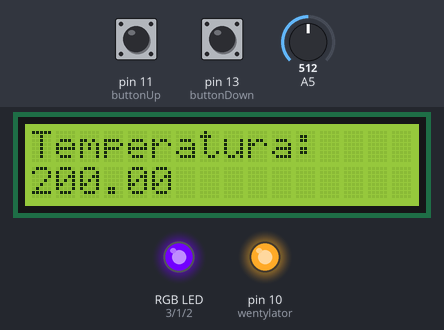
This program was run on a simulated Arduino Uno, built with avr-gcc and run on an emulated ATmega328P. On the bench: 16×2 character LCD, an RGB LED mixed from three pins (HIGH = lit), output pins drawn as LEDs (lit = HIGH). Inputs (shaded band) come from the test bench; at power-on: pin 11 (buttonUp) HIGH, A5 = 512, pin 13 (buttonDown) HIGH.

Above: at 1.2 s.
1.3 s: pin 11 (buttonUp) pulled LOW for 0.15 s
At 2.6 s:
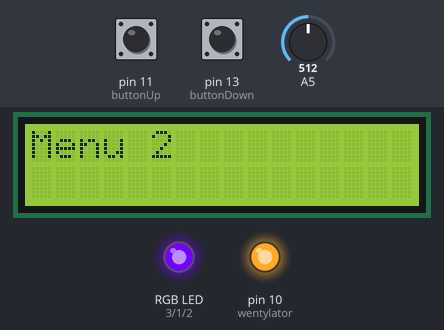
2.9 s: A5 set to 716
At 4.1 s:
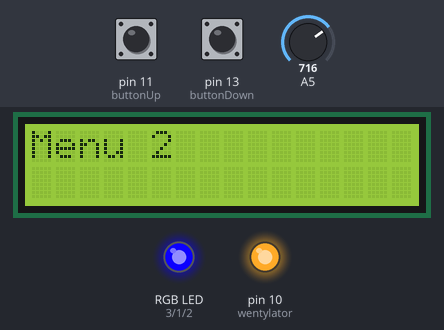
4.4 s: pin 13 (buttonDown) pulled LOW for 0.15 s
At 5.1 s:
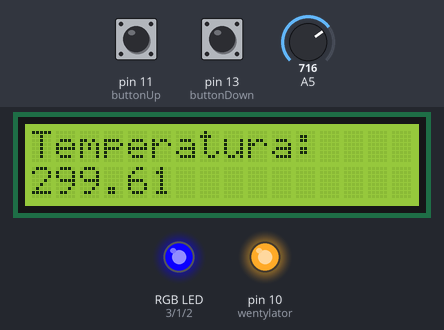
6.0 s: A5 set to 900
At 6.7 s:
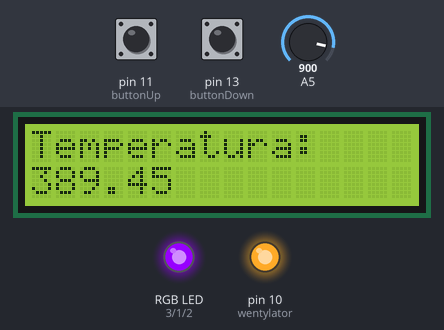
7.5 s: A5 set to 1023
At 7.9 s:
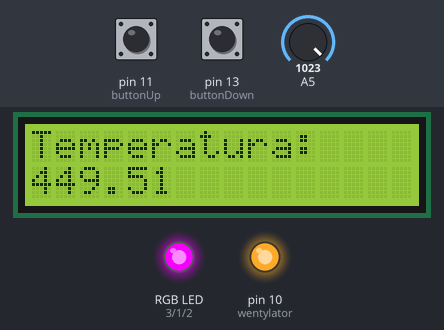
9.0 s: pin 13 (buttonDown) pulled LOW for 1 s
At 11.0 s:
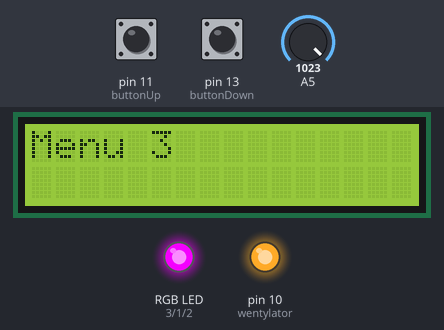
Timing chart, 0 to 12.5 s (numbered marks = the images above; inputs shaded):
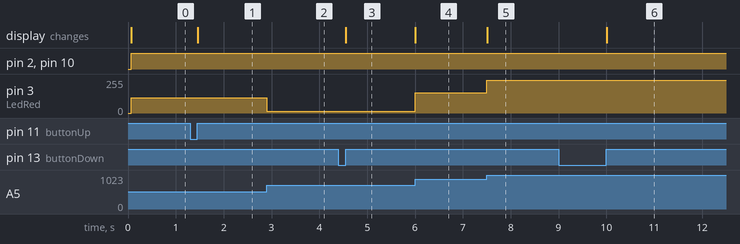

The program:

main.cpp
```cpp
#include <Arduino.h>
#include <LiquidCrystal.h>
#define LedGreen 1
#define LedBlue 2
#define LedRed 3
#define buttonUp    11
#define buttonDown  13
#define buttonOK  12
#define wentylator 10
LiquidCrystal lcd(9, 8, 7, 6, 5, 4);
int menu=1;
bool psButtonUp = LOW;
bool psButtonDown = LOW;
float temperature;

void lcdClear(void);

void changeMenu(void){
  if(digitalRead(buttonUp) == HIGH && psButtonUp == LOW){
    psButtonUp = HIGH;
    menu=menu+1;
    if(menu>3){
      menu=1;
    }
    lcd.clear();
  }
  if(digitalRead(buttonDown) == HIGH && psButtonDown == LOW) {
    psButtonDown = HIGH;
    menu=menu-1;
    if(menu<1){
      menu=3;
    }
    lcd.clear();
  }
  psButtonUp = digitalRead(buttonUp);
  psButtonDown = digitalRead(buttonDown);
}

void setup(void){
  lcd.begin(16, 2);
  pinMode(buttonUp, INPUT_PULLUP);
  pinMode(buttonDown, INPUT_PULLUP);
  pinMode(buttonOK, INPUT_PULLUP);
  pinMode(LedRed, OUTPUT);
  pinMode(LedGreen, OUTPUT);
  pinMode(LedBlue, OUTPUT);
  pinMode(wentylator,OUTPUT);
  analogWrite(wentylator,0);
}

void loop(void) {
  dispMenu();
  changeMenu();
  readTemperature();
  changeRGBLed();
  runFUN();
}
void changeRGBLed(void){
  float change = (temperature + 40.0f) * 255.0f / (125.0f + 40.0f);
  analogWrite(LedRed, 0+change);
  analogWrite(LedGreen, 0);
  analogWrite(LedBlue, 255+change);
}

void readTemperature(void){
  unsigned int digital = analogRead(A5);
  float resolution = (5.0f / 1024.0f);
  float voltage = resolution * digital;
  temperature = (voltage-0.1f) * (125.0f+40.0f) / (1.75f-0.1f) - 40.0f;
}

void runFUN(void){
if(temperature>40)
{
  analogWrite(wentylator, 255);
}
}

void dispMenu(void){
  switch(menu){
  case 1:
    lcd.setCursor(0,0);
    lcd.print("Temperatura:");
    lcd.setCursor(0,1);
    lcd.print(temperature);
    break;
  case 2:
    lcd.setCursor(0,0);
    lcd.print("Menu 2");
    break;
  case 3:
    lcd.setCursor(0,0);
    lcd.print("Menu 3");
    break;
  }
}
```

Measured:
- after the input at 1.3 s, the display: first changes after 0.15 s (image 1 shows a later state)
- after the input at 2.9 s, pin 3 (LedRed): 114/255 → 12/255 at once
- after the input at 4.4 s, the display: first changes after 0.15 s (image 3 shows a later state)
- after the input at 6.0 s, pin 3 (LedRed): 12/255 → 151/255 at once; the display: changes at once (image 4)
- after the input at 7.5 s, pin 3 (LedRed): 151/255 → 244/255 at once; the display: changes at once (image 5)
- after the input at 9.0 s, the display: first changes after 1.0 s (image 6 shows a later state)
